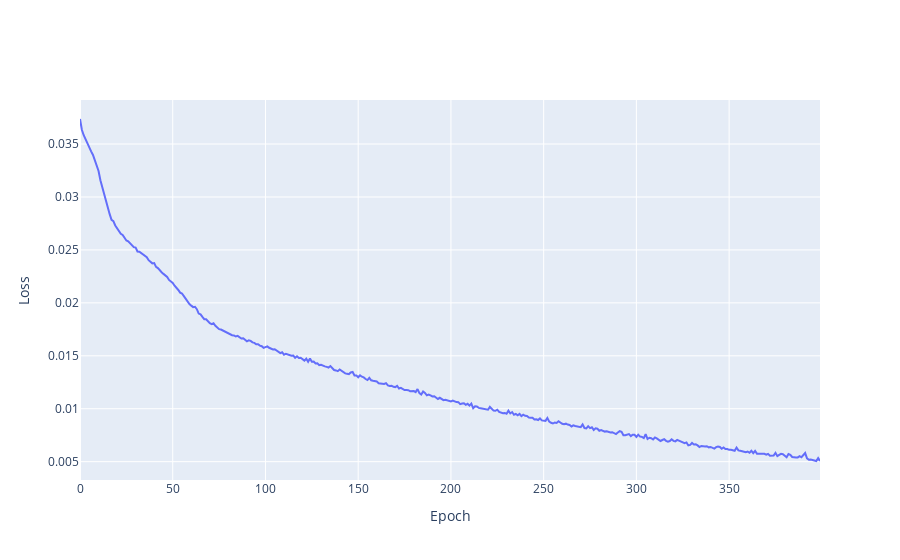

This figure's notebook cell:
### Code cell
loss = history.history['loss']
layout = go.Layout(
    xaxis={'title':'Epoch'},
    yaxis={'title':'Loss'}
)
fig = go.Figure([
    go.Scatter(x=list(range(400)), y=loss, mode='lines',name = 'Training Loss')
], layout=layout)
fig.show()

### Figure 1 — Plotly figure (JSON) as saved in the notebook; plotly's stock layout.template omitted (floating-point values rounded to 4 significant figures; data arrays with more than 128 entries replaced by an {"elided": "..."} marker saying what was removed)
{"data": [{"mode": "lines", "name": "Training Loss", "type": "scatter", "x": {"elided": "400 int values"}, "y": {"elided": "400 float values"}}], "layout": {"xaxis": {"title": {"text": "Epoch"}}, "yaxis": {"title": {"text": "Loss"}}}}
